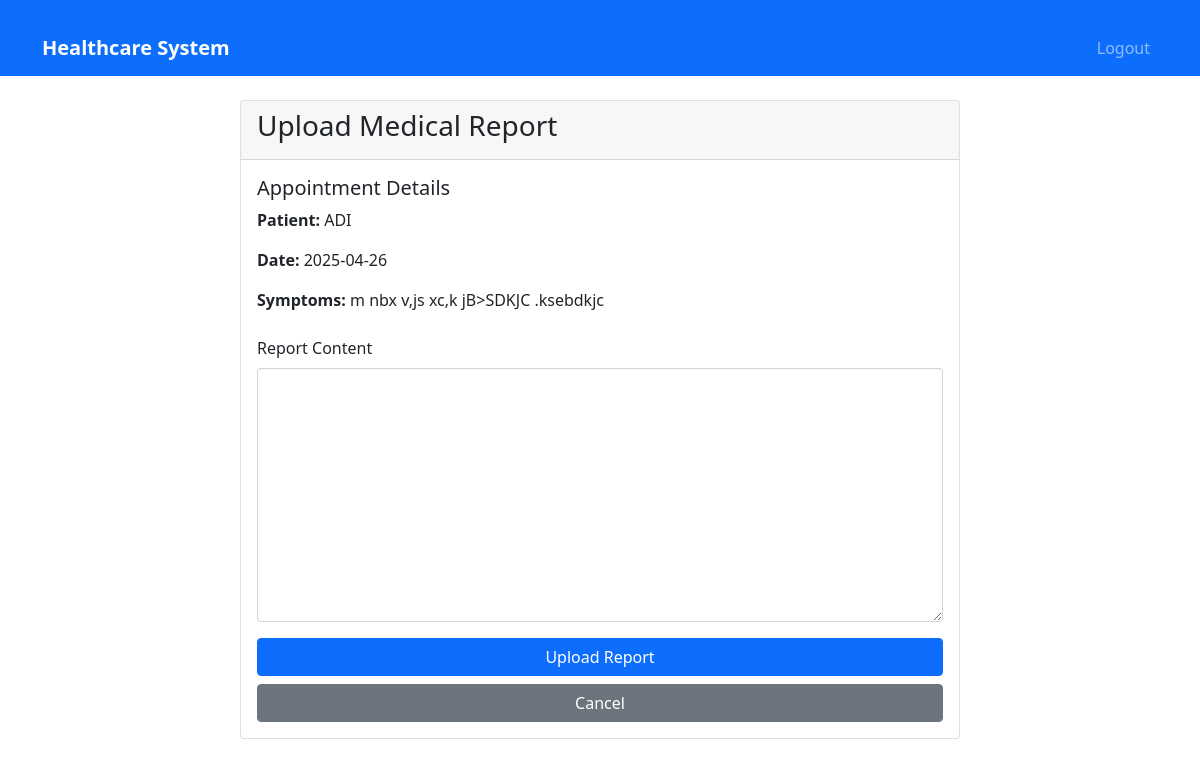
The page /upload_report/1 (signed in) on the database its author committed.
### app.py (models this page shows)
class User(UserMixin, db.Model):
    id = db.Column(db.Integer, primary_key=True)
    email = db.Column(db.String(120), unique=True, nullable=False)
    password = db.Column(db.String(200), nullable=False)
    name = db.Column(db.String(100), nullable=False)
    role = db.Column(db.String(20), nullable=False)  # 'doctor' or 'patient'
    specialization = db.Column(db.String(100))  # For doctors
    phone = db.Column(db.String(20))
    address = db.Column(db.String(200))

class Appointment(db.Model):
    id = db.Column(db.Integer, primary_key=True)
    doctor_id = db.Column(db.Integer, db.ForeignKey('user.id'), nullable=False)
    patient_id = db.Column(db.Integer, db.ForeignKey('user.id'), nullable=False)
    date = db.Column(db.DateTime, nullable=False)
    symptoms = db.Column(db.Text)
    status = db.Column(db.String(20), default='pending')
    report_hash = db.Column(db.String(64))

### app.py (the view, shortened to what this page needs)
@app.route('/upload_report/<int:appointment_id>', methods=['GET', 'POST'])
@login_required
def upload_report(appointment_id):
    if current_user.role != 'doctor':
        return redirect(url_for('index'))
    appointment = Appointment.query.get_or_404(appointment_id)
    if appointment.doctor_id != current_user.id:
        return redirect(url_for('index'))
    patient = User.query.get(appointment.patient_id)
    return render_template('upload_report.html', appointment=appointment, patient=patient)

### app.py (called while the page is built)
@login_manager.user_loader
def load_user(user_id):
    return User.query.get(int(user_id))

### templates/upload_report.html (shortened to what this page needs)
{% extends "base.html" %}
{% block content %}
<div class="container mt-4">
    <div class="row">
        <div class="col-md-8 offset-md-2">
            <div class="card">
                <div class="card-header">
                    <h3 class="card-title">Upload Medical Report</h3>
                </div>
                <div class="card-body">
                    <div class="mb-4">
                        <h5>Appointment Details</h5>
                        <p><strong>Patient:</strong> {{ patient.name }}</p>
                        <p><strong>Date:</strong> {{ appointment.date.strftime('%Y-%m-%d') }}</p>
                        <p><strong>Symptoms:</strong> {{ appointment.symptoms }}</p>
                    </div>
                    <form method="POST">
                        <div class="mb-3">
                            <label for="report" class="form-label">Report Content</label>
                            <textarea class="form-control" id="report" name="report" rows="10" required></textarea>
                        </div>
                        <div class="d-grid gap-2">
                            <button type="submit" class="btn btn-primary">Upload Report</button>
                            <a href="{{ url_for('doctor_dashboard') }}" class="btn btn-secondary">Cancel</a>
                        </div>
                    </form>
                </div>
            </div>
        </div>
    </div>
</div>
{% endblock %}

### templates/base.html (style rules this page uses)
.container { margin-top: 20px; }

### rows shown on the page
User: name "ADI"
Appointment: date "2025-04-26", symptoms "m nbx v,js xc,k jB>SDKJC .ksebdkjc"
